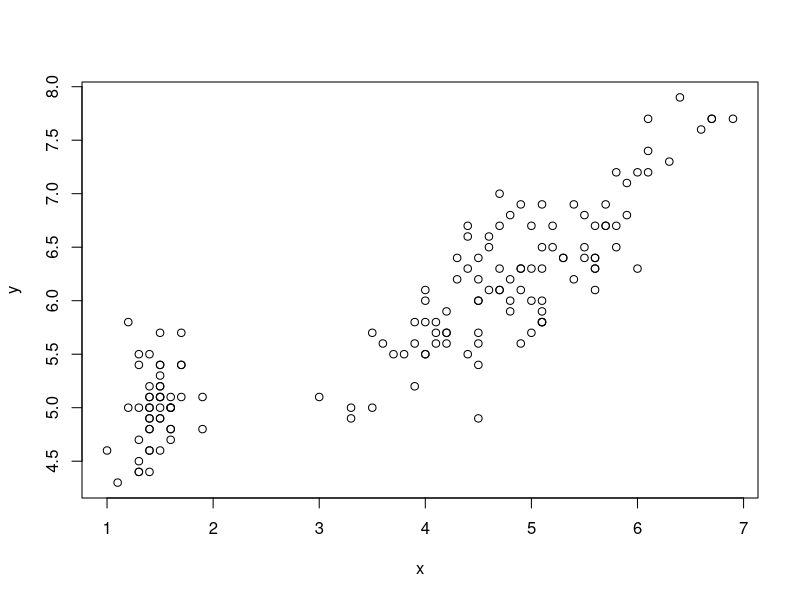
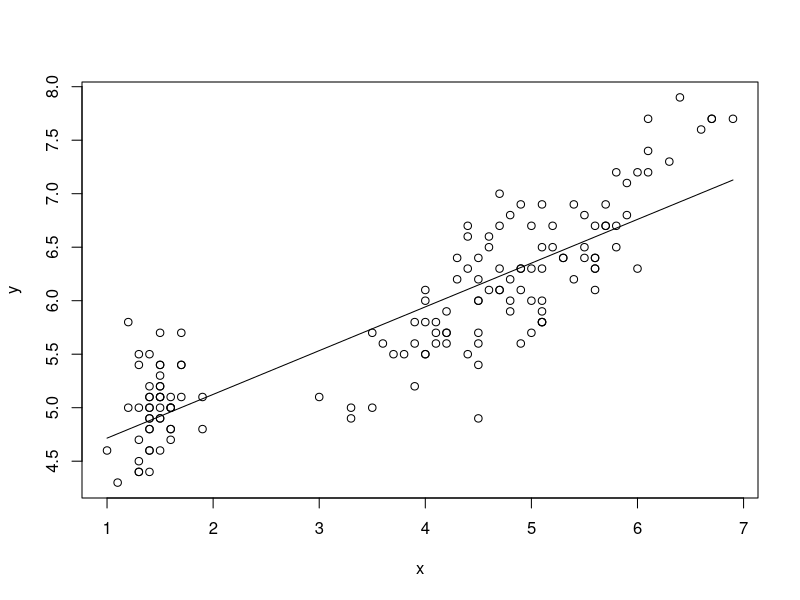

Source code (R) for these figures, in order:
#regresió lineal
mis_dades<- iris

#fer un gràfic primer
x<- iris$Petal.Length
y<- iris$Sepal.Length
plot(x,y)

#per fer la recta cal derivar
med_x<- mean(x)
med_y<- mean(y)
m<-sum((x-med_x)*(y-med_y))/sum((x-med_x)^2)
b<- med_y - m*med_x

#linia de regressió
x_pred<- x
y_pred<- m*x_pred+b
plot(x,y)
lines(x_pred,y_pred)

#coeficient de determinació
Rsq<- sum((y_pred-med_y)^2)/sum((y-med_y)^2)
cor<- sqrt(Rsq)
cor.test(x,y) #coef. correlació amb R

#per fer-ho amb R
mod<-lm(y~x)
summary(mod)
#intercapt 1r és b
#x és el pendent

#predicció de y
y_pred2<-predict(mod,data.frame(x=x))
#per m=1,5
y_pred2<-predict(mod,data.frame(x=1.5))
